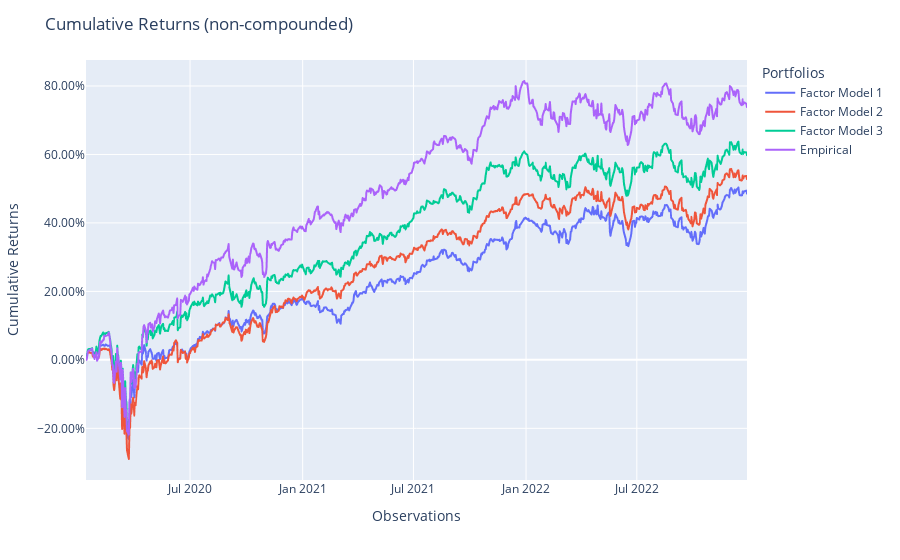

Notebook code for this chart:
### Markdown cell above
## Analysis

### Code cell
population = Population(
    [
        pred_factor_1,
        pred_factor_2,
        pred_factor_3,
        pred_benchmark
    ]
)
population.plot_cumulative_returns()

### Figure 1 — Plotly figure (JSON) as saved in the notebook; plotly's stock layout.template omitted (floating-point values rounded to 4 significant figures; data arrays with more than 128 entries replaced by an {"elided": "..."} marker saying what was removed)
{"data": [{"hovertemplate": "variable=Factor Model 1<br>index=%{x}<br>value=%{y}<extra></extra>", "legendgroup": "Factor Model 1", "line": {"color": "#636efa", "dash": "solid"}, "marker": {"symbol": "circle"}, "mode": "lines", "name": "Factor Model 1", "showlegend": true, "type": "scattergl", "x": {"elided": "747 str values"}, "xaxis": "x", "y": {"elided": "747 float values"}, "yaxis": "y"}, {"hovertemplate": "variable=Factor Model 2<br>index=%{x}<br>value=%{y}<extra></extra>", "legendgroup": "Factor Model 2", "line": {"color": "#EF553B", "dash": "solid"}, "marker": {"symbol": "circle"}, "mode": "lines", "name": "Factor Model 2", "showlegend": true, "type": "scattergl", "x": {"elided": "747 str values"}, "xaxis": "x", "y": {"elided": "747 float values"}, "yaxis": "y"}, {"hovertemplate": "variable=Factor Model 3<br>index=%{x}<br>value=%{y}<extra></extra>", "legendgroup": "Factor Model 3", "line": {"color": "#00cc96", "dash": "solid"}, "marker": {"symbol": "circle"}, "mode": "lines", "name": "Factor Model 3", "showlegend": true, "type": "scattergl", "x": {"elided": "747 str values"}, "xaxis": "x", "y": {"elided": "747 float values"}, "yaxis": "y"}, {"hovertemplate": "variable=Empirical<br>index=%{x}<br>value=%{y}<extra></extra>", "legendgroup": "Empirical", "line": {"color": "#ab63fa", "dash": "solid"}, "marker": {"symbol": "circle"}, "mode": "lines", "name": "Empirical", "showlegend": true, "type": "scattergl", "x": {"elided": "747 str values"}, "xaxis": "x", "y": {"elided": "747 float values"}, "yaxis": "y"}], "layout": {"legend": {"title": {"text": "Portfolios"}, "tracegroupgap": 0}, "margin": {"t": 60}, "title": {"text": "Cumulative Returns (non-compounded)"}, "xaxis": {"anchor": "y", "domain": [0, 1], "title": {"text": "Observations"}}, "yaxis": {"anchor": "x", "domain": [0, 1], "tickformat": ".2%", "title": {"text": "Cumulative Returns"}}}}
